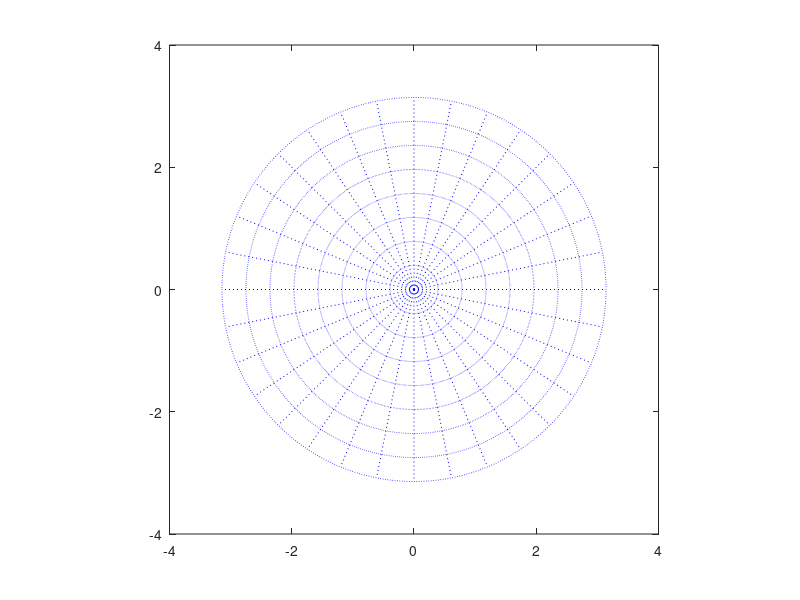

Reproduce this figure in MATLAB. (Note: this script raises an error after producing the figure.)
%==========================================================================
%                           This script creates the figures for the Polar_Paper.TeX
%==========================================================================

% Figure 1 - The polar coordinates system in the square [-pi,pi]

figure(1); clf; 
N=8;
plot(0,0,'.w'); hold on;
for k=0:1:N,
    t=0:pi/1000:2*pi;
    r=k*pi/N;
    plot(r*cos(t),r*sin(t),'b:');
end;
Points=0:pi/(2*N):2*pi-eps;
for k=1:1:length(Points), 
    plot([0,pi*cos(Points(k))],[0,pi*sin(Points(k))],'b:');
end;
hold on;
axis equal; axis([-4 4 -4 4]);
[GridX,GridY]=Create_Grid('P',[9,32,9*pi/8],'');
h=plot(GridX,GridY,'ob');
set(h,'MarkerFaceColor','b');
xlabel('\xi_x'); ylabel('\xi_y'); 
plot([-pi,pi,pi,-pi,-pi],[-pi,-pi,pi,pi,-pi],'b'); 
print -depsc2 Figure001.eps;

% Figure 2 - The Cartesian-to-Polar and Polar-to-Cartesian in USFFT

figure(1); clf; 
subplot(1,2,1); 
plot([-pi,pi,pi,-pi,-pi],[-pi,-pi,pi,pi,-pi],'g'); 
hold on;
xlabel('\xi_x'); ylabel('\xi_y'); title('Cartesian-to-Polar');
Create_Grid('C',[32,32,[-pi,pi],[-pi,pi]],'.g'); axis([-4 4 -4 4]);
[x,y]=Create_Grid('P',[9,16,9*pi/8],''); 
h=plot(x,y,'ob'); 
set(h,'MarkerFaceColor','b')

subplot(1,2,2); 
[x,y]=Create_Grid('P',[17,32,17*pi/16],''); 
h=plot(x,y,'.g'); 
hold on; 
plot([-pi,pi,pi,-pi,-pi],[-pi,-pi,pi,pi,-pi],'g'); 
xlabel('\xi_x'); ylabel('\xi_y'); title('Polar-to-Cartesian');
[x,y]=Create_Grid('C',[8,8,[-pi,pi],[-pi,pi]],'');
h=plot(x,y,'ob'); 
set(h,'MarkerFaceColor','b')
axis image; axis([-4 4 -4 4]);
print -depsc2 Figure002.eps;

% Figure 3 - The pseudo-polar grid

figure(1); clf; 

Create_Grid('R',[9,16,9*pi/8],'.b'); 
hold on;
[x,y]=Create_Grid('R',[9,16,9*pi/8],'');
h=plot(x,y,'ob'); 
set(h,'MarkerFaceColor','b')

xlabel('\xi_x'); ylabel('\xi_y');
plot(1*[-pi,pi,pi,-pi,-pi]/8,1*[-pi,-pi,pi,pi,-pi]/8,'b'); 
plot(2*[-pi,pi,pi,-pi,-pi]/8,2*[-pi,-pi,pi,pi,-pi]/8,'b'); 
plot(3*[-pi,pi,pi,-pi,-pi]/8,3*[-pi,-pi,pi,pi,-pi]/8,'b'); 
plot(4*[-pi,pi,pi,-pi,-pi]/8,4*[-pi,-pi,pi,pi,-pi]/8,'b'); 
plot(5*[-pi,pi,pi,-pi,-pi]/8,5*[-pi,-pi,pi,pi,-pi]/8,'b'); 
plot(6*[-pi,pi,pi,-pi,-pi]/8,6*[-pi,-pi,pi,pi,-pi]/8,'b'); 
plot(7*[-pi,pi,pi,-pi,-pi]/8,7*[-pi,-pi,pi,pi,-pi]/8,'b'); 
plot(8*[-pi,pi,pi,-pi,-pi]/8,8*[-pi,-pi,pi,pi,-pi]/8,'b'); 
axis([-4 4 -4 4]);
plot([-pi,pi],[-pi,pi],'b');
plot(2*[-pi,pi]/4,[-pi,pi],'b');
plot(0*[-pi,pi]/4,[-pi,pi],'b');
plot(-2*[-pi,pi]/4,[-pi,pi],'b');
plot([pi,-pi],[-pi,pi],'b');
plot([pi,-pi],2*[-pi,pi]/4,'b');
plot([pi,-pi],0*[-pi,pi]/4,'b');
plot([pi,-pi],-2*[-pi,pi]/4,'b');
print -depsc2 Figure003.eps;

% Figure 5 - The Pseudo-Polar Grid - separation to BV and BH

figure(1); clf; 
plot(0,0,'.w'); hold on;
xlabel('\xi_x'); ylabel('\xi_y');
for k=1:1:8,
    plot(k*[-pi,pi,pi,-pi,-pi]/8,k*[-pi,-pi,pi,pi,-pi]/8,'b'); 
end;
for k=-1+1/4:1/4:1,
    plot([-pi pi],k*[-pi pi],'b');
    plot(-k*[-pi pi],[-pi pi],'b');
end;

N=8;
for ll=-N:1:N-1, % the BV
    y=pi*ll/N;
    for m=-N/2:1:N/2-1,
        x=2*pi*ll*m/N^2;
        h=plot(x,y,'ob');
        set(h,'MarkerFaceColor','b')
    end;
end;
for ll=-N:1:N-1, % the BH
    x=pi*ll/N;
    for m=-N/2+1:1:N/2,
        y=2*pi*ll*m/N^2;
        h=plot(x,y,'ob');
        set(h,'MarkerFaceColor','w')
    end;
end;
axis equal; axis([-4 4 -4 4]);
print -depsc2 Figure005.eps

% Figure 9 - The Polar Grid - separation to BV and BH

figure(2); clf; 
N=8;
plot(0,0,'.w'); hold on;
xlabel('\xi_x'); ylabel('\xi_y');
for k=0:1:N,
    t=0:pi/1000:2*pi;
    r=k*pi/N;
    plot(r*cos(t),r*sin(t),'b');
end;
Points=0:pi/(2*N):2*pi-eps;
for k=1:1:length(Points), 
    plot([0,pi*cos(Points(k))],[0,pi*sin(Points(k))],'b');
end;
axis equal; axis([-4 4 -4 4]);

for r=-pi:pi/N:pi-pi/N, %BV
    for t=-pi/4:pi/(2*N):pi/4-pi/(2*N),
        y=r*cos(t); 
        x=r*sin(t);
        h=plot(x,y,'ob');
        set(h,'MarkerFaceColor','b')
    end;
end;
for r=-pi:pi/N:pi-pi/N, %BH
    for t=pi/4:pi/(2*N):3*pi/4-pi/(2*N),
        y=r*cos(t); 
        x=r*sin(t);
        h=plot(x,y,'ob');
        set(h,'MarkerFaceColor','w')
    end;
end;
print -depsc2 Figure009.eps

% Figure 10 - Treatment of the rays in the PP to Polar
figure(1); clf; 
plot(0,0,'.w'); hold on;
xlabel('\xi_x'); ylabel('\xi_y');
for k=1:1:8,
    plot(k*[-pi,pi,pi,-pi,-pi]/8,k*[-pi,-pi,pi,pi,-pi]/8,'b:'); 
end;
for k=-1+1/4:1/4:1,
    plot([-pi pi],k*[-pi pi],'b:');
    plot(-k*[-pi pi],[-pi pi],'b:');
end;
axis image; axis([-4 4 -4 4]);

for theta=-pi/4:pi/16:pi/4-pi/16,
     h=plot([-pi,pi],[-tan(theta),tan(theta)]*pi,'k');   
     set(h,'LineWidth',1.5);
end;
for theta=-pi/4:pi/16:pi/4-pi/16,
     h=plot([tan(theta),-tan(theta)]*pi,[-pi,pi],'k');   
     set(h,'LineWidth',1.5);
end;
print -depsc2 Figure010.eps

% Figure 11 - the first interpolation stage
figure(1); clf; 
plot(0,0,'.w'); hold on;
xlabel('\xi_x'); ylabel('\xi_y');
for k=1:1:8,
    plot(k*[-pi,pi,pi,-pi,-pi]/8,k*[-pi,-pi,pi,pi,-pi]/8,'b:'); 
end;
for k=-1+1/4:1/4:1,
    plot([-pi pi],k*[-pi pi],'b:');
    plot(-k*[-pi pi],[-pi pi],'b:');
end;
axis image; axis([-4 4 -4 4]);

for theta=-pi/4:pi/16:pi/4-pi/16,
     h=plot([-pi,pi],[-tan(theta),tan(theta)]*pi,'b');   
     set(h,'LineWidth',1.5);
end;
for theta=-pi/4:pi/16:pi/4-pi/16,
     h=plot([tan(theta),-tan(theta)]*pi,[-pi,pi],'b');   
     set(h,'LineWidth',1.5);
end;

N=8;
ll=N-2; % one row from the BV
for m=-N/2:1:N/2-1,
     x=2*pi*ll*m/N^2;
     h=plot(x,y,'.b');
     set(h,'MarkerSize',35);
end;
y=pi*ll/N;
for theta=-pi/4:pi/16:pi/4-pi/16,
    x=y*tan(theta);
     h=plot(x,y,'sb');
     set(h,'MarkerFaceColor','w');
end;
print -depsc2 Figure011.eps

% Figure 12 - Treatment of circles 
figure(1); clf; 
plot(0,0,'.w'); hold on;
xlabel('\xi_x'); ylabel('\xi_y');
for k=1:1:8,
    plot(k*[-pi,pi,pi,-pi,-pi]/8,k*[-pi,-pi,pi,pi,-pi]/8,'b:'); 
end;
axis image; axis([-4 4 -4 4]);

for theta=-pi/4:pi/16:pi/4-pi/16,
     h=plot([-pi,pi],[-tan(theta),tan(theta)]*pi,'b:');   
end;
for theta=-pi/4:pi/16:pi/4-pi/16,
     h=plot([tan(theta),-tan(theta)]*pi,[-pi,pi],'b:');   
end;
N=8;
for k=0:1:N,
    t=0:pi/1000:2*pi;
    r=k*pi/N;
    plot(r*cos(t),r*sin(t),'b');
end;
print -depsc2 Figure012.eps

% Figure 13 - Treatment of circles - the second interpolation 
figure(1); clf; 
plot(0,0,'.w'); hold on;
xlabel('\xi_x'); ylabel('\xi_y');
for k=1:1:8,
    plot(k*[-pi,pi,pi,-pi,-pi]/8,k*[-pi,-pi,pi,pi,-pi]/8,'b:'); 
end;
axis image; axis([-4 4 -4 4]);
for theta=-pi/4:pi/16:pi/4-pi/16,
     h=plot([-pi,pi],[-tan(theta),tan(theta)]*pi,'b:');   
end;
for theta=-pi/4:pi/16:pi/4-pi/16,
     h=plot([tan(theta),-tan(theta)]*pi,[-pi,pi],'b:');   
end;
N=8;
for k=0:1:N,
    t=0:pi/1000:2*pi;
    r=k*pi/N;
    plot(r*cos(t),r*sin(t),'b');
end;
for ll=-N:1:N-1, % the BV
    y=pi*ll/N;
    x=y*tan(-pi/4+pi/16);
    h=plot(x,y,'.b');
    set(h,'MarkerSize',35);
end;
for ll=-N:1:N, % the BV
    y=pi*ll/N;
    x=y*tan(-pi/4+pi/16);
    x=x*cos(pi/4-pi/16);
    y=y*cos(pi/4-pi/16);
    h=plot(x,y,'bs');
    set(h,'MarkerFaceColor','w');    
end;
print -depsc2 Figure013.eps

% Figure 16 - Disk-Band-Limited signals 
figure(1); clf; 
plot(0,0,'.w'); hold on;
xlabel('\xi_x'); ylabel('\xi_y');
h=plot([-pi -pi pi pi -pi],[-pi pi pi -pi -pi],'r');
set(h,'LineWidth',2);
axis image;
axis([-4 4 -4 4]);
h=plot([-pi -pi pi pi -pi]/sqrt(2),[-pi pi pi -pi -pi]/sqrt(2),'r');
set(h,'LineWidth',2);
t=0:pi/100:2*pi,
h=plot(pi*sin(t),pi*cos(t),'b');
set(h,'LineWidth',2);
grid on;
print -depsc2 Figure016.eps

% Figure 21 - approximation error as a function of the oversampling factor
Comparison_1_USFT_vs_Polar(64,5);
load Comparison_1_Results.mat
figure(1); clf;
subplot(2,1,1); 
semilogy((1:1:20).^2,Err2(:,1),'--'); hold on;
semilogy((1:1:20)*1,Err3(:,1));
semilogy((1:1:20)*2,Err4(:,1));
semilogy((1:1:20)*3,Err5(:,1));
semilogy((1:1:20)*4,Err6(:,1));
semilogy((1:1:20)*5,Err7(:,1));
semilogy((1:1:20)*6,Err8(:,1));
axis([0 80 1e-7 1]);
gtext('USFFT');
gtext('Fast Polar with P=1,2, ... , 6');
title('L_1 norm approx. error');
xlabel('Over-Sampling factor');
subplot(2,1,2);
semilogy((1:1:20).^2,Err2(:,2),'--'); hold on;
semilogy((1:1:20)*1,Err3(:,2));
semilogy((1:1:20)*2,Err4(:,2));
semilogy((1:1:20)*3,Err5(:,2));
semilogy((1:1:20)*4,Err6(:,2));
semilogy((1:1:20)*5,Err7(:,2));
semilogy((1:1:20)*6,Err8(:,2));
axis([0 80 1e-7 1]);
gtext('USFFT');
gtext('Fast Polar with P=1,2, ... , 6');
title('L_2 norm (square-root MSE) approx. error');
xlabel('Over-Sampling factor');
figure(1); print -depsc2 Figure021.eps

% Figure 22
Comparison_2a_USFT_vs_Polar(64,4,20,5,0.01);
figure(1); print -depsc2 Figure022a.eps
figure(2); print -depsc2 Figure022b.eps

% Figure 23
Comparison_3_USFT_vs_Polar(16,4,20,3,0.02);
figure(2); print -depsc2 Figure023.eps

% Figures 24-29
Comparison_2_USFT_vs_Polar(16,4,20);
figure(1); print -depsc2 Figure024.eps
figure(2); print -depsc2 Figure025.eps
figure(3); print -depsc2 Figure026.eps
figure(4); print -depsc2 Figure027.eps
figure(5); print -depsc2 Figure028.eps
figure(6); print -depsc2 Figure029.eps

% Figure 32 - the bound on the error
C=2/((2*pi)^4*3);
for P=1:1:5,
    S=1:1:80/P,
    E=(2*pi)^4*C*(2./S.^4+1/P^4);
    if P==1, 
        figure(1); clf; semilogy(P*S,E,'r'); hold on;
    else,
        semilogy(P*S,E,'r'); 
    end;
end;
grid on;
xlabel('Over-sampling factor [S\cdot P]');
ylabel('L_1 Average Error Bound');
gtext('P=1');
gtext('P=2');
gtext('P=3');
gtext('P=4');
gtext('P=5');
print -depsc2 Figure032.eps

% Figure 33 - the effect of the corners
Comparison_4_Polar_Corners;
print -depsc2 Figure033.eps















